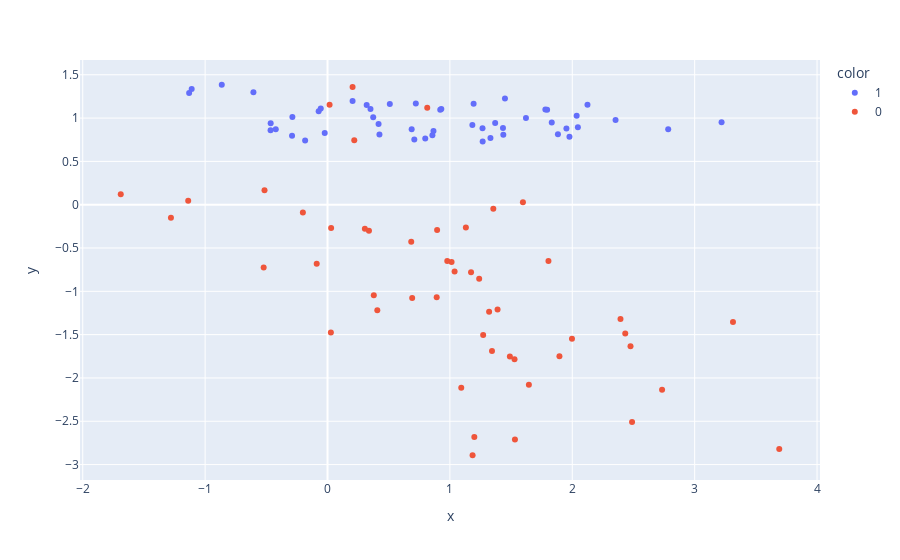

Notebook cell for this chart:
### Code cell
px.scatter(x=X[:,0], y=X[:,1], color=pd.Categorical(y))
